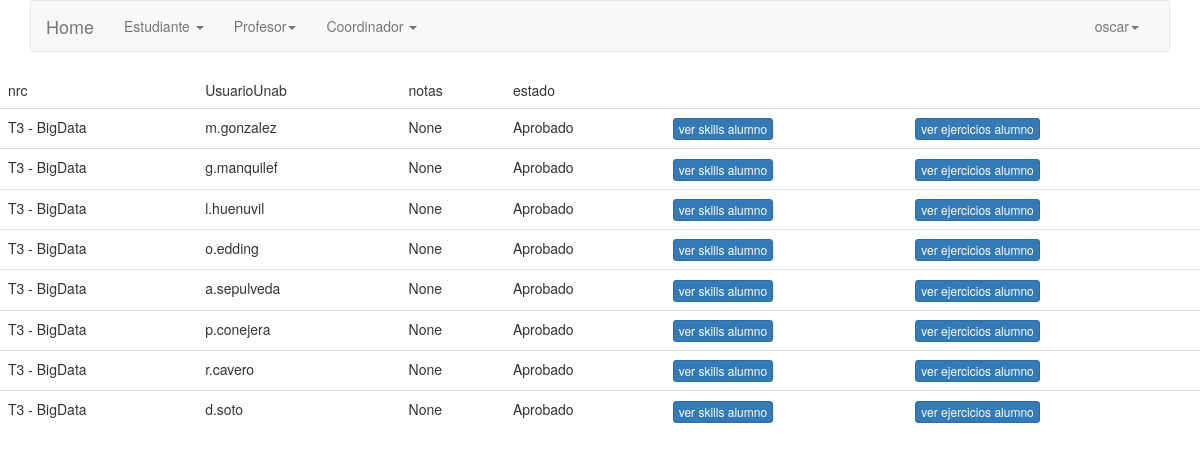
Page /coordinador/profesor/listacurso/10962 (signed in) on the committed database.
### cargadatos/models.py (models this page shows, shortened)
class Lista(models.Model):
    nrc=models.ForeignKey(Seccion,on_delete=models.CASCADE)
    UsuarioUnab=models.ForeignKey(Estudiante,on_delete=models.PROTECT,null=True)#PUEDE SER FK, PERO UNA LISTA PUEDE NO TENER ALUMNOS
    notas=models.DecimalField(decimal_places=3, max_digits=20,blank=True, null=True)
    estado=models.CharField(max_length=20)

class Seccion(models.Model):
    nrc=models.CharField(max_length=20,primary_key=True)
    semestre=models.CharField(max_length=20)
    CodigoRamo=models.ForeignKey(Ramo,on_delete=models.CASCADE)
    UsuarioUnab=models.ForeignKey(Profesor,on_delete=models.PROTECT)
    def __str__(self):
        return str(self.CodigoRamo)

class Ramo(models.Model):
    CodigoRamo=models.CharField(max_length=20,primary_key=True)
    NombreRamo=models.CharField(max_length=50)
    def __str__(self):
        return self.NombreRamo

class Estudiante (models.Model):
    UsuarioUnab=models.CharField(primary_key=True,max_length=20)
    nombre=models.CharField(max_length=20)
    apellido=models.CharField(max_length=20)
    sede=models.CharField(max_length=20)
    carrera=models.CharField(max_length=50)
    jornada=models.CharField(max_length=20)
    def __str__(self):
        return self.UsuarioUnab

### cargadatos/views.py (the view)
# urls.py: url('profesor/listacurso/(?P<pk>\d+)',profesor_lista_cursoView.as_view(),name='listacurso'),
class profesor_lista_cursoView(LoginRequiredMixin,ListView):
    def get(self,request,**kwargs):
        nrcprofesor= kwargs["pk"]
        return render(request,'cargadatos/vista_lista.html',{'listacurso':Lista.objects.filter(nrc=nrcprofesor)})

### templates/cargadatos/vista_lista.html
{% extends 'base/basee.html' %}
{% block content%}
<table class ="table table=bordered">
    <thead>
        <tr>
            <td>nrc</td>
            <td>UsuarioUnab</td>
            <td>notas</td>
            <td>estado</td>
        </tr>
    </thead>
    <tbody>
         {% if listacurso %}
         {% for vista in listacurso %}
        <tr>
            <td>{{vista.nrc}}</td>
            <td>{{vista.UsuarioUnab}}</td>
            <td>{{vista.notas}}</td>
            <td>{{vista.estado}}</td>
            <td>
                <a class ="btn btn-primary btn-xs" href="estudiante/estadisticas/{{vista.UsuarioUnab}}">ver skills alumno</a>
                </td>
                <td>
                    <a class ="btn btn-primary btn-xs" href="'estudiante/ejercicios/{{vista.UsuarioUnab}}">ver ejercicios alumno</a>
                    </td>
        {% endfor %}
        {% else %}
        <h1>No hay registros </h1>
        {% endif %}
        </tbody>
</table>
{% endblock %}

### templates/base/basee.html (shortened to what this page needs)
{% load static %}
<!doctype html>
<html lang="es">
  <head>
    <link rel="stylesheet" type='text/css' href="https://cdnjs.cloudflare.com/ajax/libs/semantic-ui/2.2.14/semantic.min.css">
    <link rel="stylesheet" href="https://cdnjs.cloudflare.com/ajax/libs/Chart.js/2.8.0/Chart.min.css" />
    <div>
      {% block navbar %}
      <div class="container" height="5" width="5">
      <link rel="stylesheet" href="{%static 'css/bootstrap.min.css' %}">
    <div class="bs-docs-section clearfix">
        <div class="row">
            <div class="col-lg-12">
                <div class="bs-component">
                 <nav class="navbar navbar-default">
                     <div class="container-fluid">
                        <div class="navbar-header">
                          <a class="navbar-brand" href="#">Home</a>
                        </div>
                       <div class="collapse navbar-collapse" id="bs-example-navbar-collapse-1">
                         <ul class="nav navbar-nav">
                            <li class="dropdown">
                              {% if perms.cargadatos.view_estudiante %}
                              <a href="#" class="dropdown-toggle" data-toggle="dropdown" role="button" aria-expanded="false">Estudiante <span class="caret"></span></a>
                              {% endif %}
                            </li>
                             <li class="dropdown">
                              {% if perms.cargadatos.view_profesor %}
                              <a href="#" class="dropdown-toggle" data-toggle="dropdown" role="button" aria-expanded="false">Profesor<span class="caret"></span></a>
                              {% endif %}
                             </li>
                            <li class="dropdown">
                                {% if user.is_staff %}
                                <a href="#" class="dropdown-toggle" data-toggle="dropdown" role="button" aria-expanded="false">Coordinador <span class="caret"></span></a>
                                {% endif %}
                            </li>
                        </ul>
                         <ul class="nav navbar-nav navbar-right">
                             <li class="dropdown">
                              <a href="#" class="dropdown-toggle" data-toggle="dropdown" role="button" aria-expanded="false">{{user.username}}<span class="caret"></span></a>
                            </li>
                         </ul>
                        </div>
                    </div>
                </nav>
            </div>
              </div>
          </div>
      </div>
    </div>
   {% endblock navbar %}
    </div>
  </head>
  <body>
    {% block content %}
    {% endblock content %}
  </body>
</html>

### rows in the picture
Lista: nrc "T3 - BigData", UsuarioUnab "m.gonzalez", notas "None", estado "Aprobado"
Lista: nrc "T3 - BigData", UsuarioUnab "g.manquilef", notas "None", estado "Aprobado"
Lista: nrc "T3 - BigData", UsuarioUnab "l.huenuvil", notas "None", estado "Aprobado"
Lista: nrc "T3 - BigData", UsuarioUnab "o.edding", notas "None", estado "Aprobado"
Lista: nrc "T3 - BigData", UsuarioUnab "a.sepulveda", notas "None", estado "Aprobado"
Lista: nrc "T3 - BigData", UsuarioUnab "p.conejera", notas "None", estado "Aprobado"
Lista: nrc "T3 - BigData", UsuarioUnab "r.cavero", notas "None", estado "Aprobado"
Lista: nrc "T3 - BigData", UsuarioUnab "d.soto", notas "None", estado "Aprobado"

### other values in the picture
{{ user.username }} "oscar"
